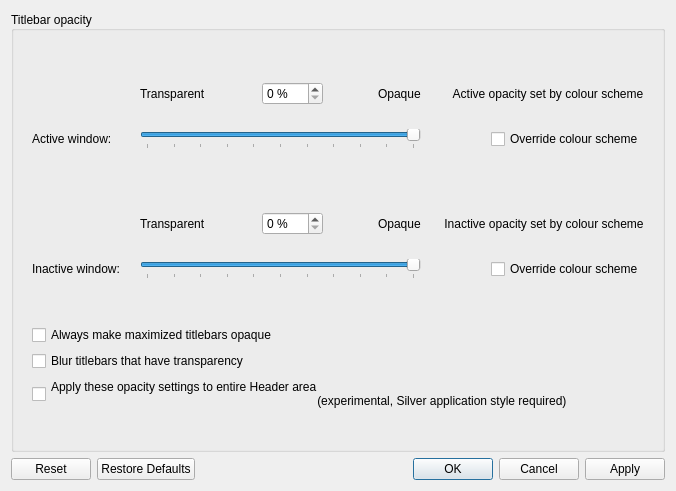
<?xml version="1.0" encoding="UTF-8"?>
<ui version="4.0">
        <class>TitleBarOpacity</class>
        <widget class="QDialog" name="TitleBarOpacity">
                <property name="geometry">
                        <rect>
                                <x>0</x>
                                <y>0</y>
                                <width>676</width>
                                <height>491</height>
                        </rect>
                </property>
                <property name="windowTitle">
                        <string>Dialog</string>
                </property>
                <layout class="QVBoxLayout" name="verticalLayout">
                        <item>
                                <widget class="QGroupBox" name="groupBox_4">
                                        <property name="title">
                                                <string>Titlebar opacity</string>
                                        </property>
                                        <property name="alignment">
                                                <set>Qt::AlignLeading|Qt::AlignLeft|Qt::AlignVCenter</set>
                                        </property>
                                        <layout class="QGridLayout" name="gridLayout_2">
                                                <property name="leftMargin">
                                                        <number>18</number>
                                                </property>
                                                <property name="topMargin">
                                                        <number>18</number>
                                                </property>
                                                <property name="rightMargin">
                                                        <number>18</number>
                                                </property>
                                                <property name="bottomMargin">
                                                        <number>18</number>
                                                </property>
                                                <item row="0" column="0">
                                                        <spacer name="verticalSpacer_12">
                                                                <property name="orientation">
                                                                        <enum>Qt::Vertical</enum>
                                                                </property>
                                                                <property name="sizeType">
                                                                        <enum>QSizePolicy::Fixed</enum>
                                                                </property>
                                                                <property name="sizeHint" stdset="0">
                                                                        <size>
                                                                                <width>20</width>
                                                                                <height>10</height>
                                                                        </size>
                                                                </property>
                                                        </spacer>
                                                </item>
                                                <item row="1" column="0">
                                                        <layout class="QVBoxLayout" name="verticalLayout_2">
                                                                <property name="spacing">
                                                                        <number>20</number>
                                                                </property>
                                                                <item>
                                                                        <layout class="QGridLayout" name="gridLayout">
                                                                                <property name="verticalSpacing">
                                                                                        <number>0</number>
                                                                                </property>
                                                                                <item row="4" column="0">
                                                                                        <widget class="QLabel" name="_menuGroupDescription_2">
                                                                                                <property name="text">
                                                                                                        <string>Inactive window:</string>
                                                                                                </property>
                                                                                                <property name="buddy">
                                                                                                        <cstring>inactiveTitleBarOpacity_2</cstring>
                                                                                                </property>
                                                                                        </widget>
                                                                                </item>
                                                                                <item row="0" column="1">
                                                                                        <layout class="QHBoxLayout" name="horizontalLayout">
                                                                                                <item>
                                                                                                        <widget class="QLabel" name="_menuOpacityTransparentLabel">
                                                                                                                <property name="text">
                                                                                                                        <string>Transparent</string>
                                                                                                                </property>
                                                                                                        </widget>
                                                                                                </item>
                                                                                                <item>
                                                                                                        <spacer name="horizontalSpacer_9">
                                                                                                                <property name="orientation">
                                                                                                                        <enum>Qt::Horizontal</enum>
                                                                                                                </property>
                                                                                                                <property name="sizeHint" stdset="0">
                                                                                                                        <size>
                                                                                                                                <width>40</width>
                                                                                                                                <height>20</height>
                                                                                                                        </size>
                                                                                                                </property>
                                                                                                        </spacer>
                                                                                                </item>
                                                                                                <item>
                                                                                                        <widget class="QSpinBox" name="activeTitleBarOpacity_2">
                                                                                                                <property name="suffix">
                                                                                                                        <string> %</string>
                                                                                                                </property>
                                                                                                                <property name="maximum">
                                                                                                                        <number>100</number>
                                                                                                                </property>
                                                                                                                <property name="value">
                                                                                                                        <number>0</number>
                                                                                                                </property>
                                                                                                        </widget>
                                                                                                </item>
                                                                                                <item>
                                                                                                        <spacer name="horizontalSpacer_15">
                                                                                                                <property name="orientation">
                                                                                                                        <enum>Qt::Horizontal</enum>
                                                                                                                </property>
                                                                                                                <property name="sizeHint" stdset="0">
                                                                                                                        <size>
                                                                                                                                <width>40</width>
                                                                                                                                <height>20</height>
                                                                                                                        </size>
                                                                                                                </property>
                                                                                                        </spacer>
                                                                                                </item>
                                                                                                <item>
                                                                                                        <widget class="QLabel" name="_menuOpacityTransparentLabel_2">
                                                                                                                <property name="text">
                                                                                                                        <string>Opaque</string>
                                                                                                                </property>
                                                                                                        </widget>
                                                                                                </item>
                                                                                        </layout>
                                                                                </item>
                                                                                <item row="3" column="1">
                                                                                        <layout class="QHBoxLayout" name="horizontalLayout_2">
                                                                                                <item>
                                                                                                        <widget class="QLabel" name="_menuOpacityTransparentLabel_4">
                                                                                                                <property name="text">
                                                                                                                        <string>Transparent</string>
                                                                                                                </property>
                                                                                                        </widget>
                                                                                                </item>
                                                                                                <item>
                                                                                                        <spacer name="horizontalSpacer_16">
                                                                                                                <property name="orientation">
                                                                                                                        <enum>Qt::Horizontal</enum>
                                                                                                                </property>
                                                                                                                <property name="sizeHint" stdset="0">
                                                                                                                        <size>
                                                                                                                                <width>40</width>
                                                                                                                                <height>20</height>
                                                                                                                        </size>
                                                                                                                </property>
                                                                                                        </spacer>
                                                                                                </item>
                                                                                                <item>
                                                                                                        <widget class="QSpinBox" name="inactiveTitleBarOpacity_2">
                                                                                                                <property name="suffix">
                                                                                                                        <string> %</string>
                                                                                                                </property>
                                                                                                                <property name="maximum">
                                                                                                                        <number>100</number>
                                                                                                                </property>
                                                                                                                <property name="value">
                                                                                                                        <number>0</number>
                                                                                                                </property>
                                                                                                        </widget>
                                                                                                </item>
                                                                                                <item>
                                                                                                        <spacer name="horizontalSpacer_17">
                                                                                                                <property name="orientation">
                                                                                                                        <enum>Qt::Horizontal</enum>
                                                                                                                </property>
                                                                                                                <property name="sizeHint" stdset="0">
                                                                                                                        <size>
                                                                                                                                <width>40</width>
                                                                                                                                <height>20</height>
                                                                                                                        </size>
                                                                                                                </property>
                                                                                                        </spacer>
                                                                                                </item>
                                                                                                <item>
                                                                                                        <widget class="QLabel" name="_menuOpacityTransparentLabel_3">
                                                                                                                <property name="text">
                                                                                                                        <string>Opaque</string>
                                                                                                                </property>
                                                                                                        </widget>
                                                                                                </item>
                                                                                        </layout>
                                                                                </item>
                                                                                <item row="4" column="1">
                                                                                        <widget class="QSlider" name="inactiveTitleBarOpacity">
                                                                                                <property name="minimum">
                                                                                                        <number>0</number>
                                                                                                </property>
                                                                                                <property name="maximum">
                                                                                                        <number>100</number>
                                                                                                </property>
                                                                                                <property name="singleStep">
                                                                                                        <number>1</number>
                                                                                                </property>
                                                                                                <property name="pageStep">
                                                                                                        <number>10</number>
                                                                                                </property>
                                                                                                <property name="value">
                                                                                                        <number>100</number>
                                                                                                </property>
                                                                                                <property name="orientation">
                                                                                                        <enum>Qt::Horizontal</enum>
                                                                                                </property>
                                                                                                <property name="invertedAppearance">
                                                                                                        <bool>false</bool>
                                                                                                </property>
                                                                                                <property name="invertedControls">
                                                                                                        <bool>false</bool>
                                                                                                </property>
                                                                                                <property name="tickPosition">
                                                                                                        <enum>QSlider::TicksBelow</enum>
                                                                                                </property>
                                                                                                <property name="tickInterval">
                                                                                                        <number>10</number>
                                                                                                </property>
                                                                                        </widget>
                                                                                </item>
                                                                                <item row="1" column="0">
                                                                                        <widget class="QLabel" name="_menuGroupDescription">
                                                                                                <property name="text">
                                                                                                        <string>Active window:</string>
                                                                                                </property>
                                                                                                <property name="buddy">
                                                                                                        <cstring>activeTitleBarOpacity_2</cstring>
                                                                                                </property>
                                                                                        </widget>
                                                                                </item>
                                                                                <item row="2" column="0">
                                                                                        <spacer name="verticalSpacer_10">
                                                                                                <property name="orientation">
                                                                                                        <enum>Qt::Vertical</enum>
                                                                                                </property>
                                                                                                <property name="sizeType">
                                                                                                        <enum>QSizePolicy::Maximum</enum>
                                                                                                </property>
                                                                                                <property name="sizeHint" stdset="0">
                                                                                                        <size>
                                                                                                                <width>20</width>
                                                                                                                <height>40</height>
                                                                                                        </size>
                                                                                                </property>
                                                                                        </spacer>
                                                                                </item>
                                                                                <item row="0" column="2" alignment="Qt::AlignRight">
                                                                                        <widget class="QLabel" name="activeTitleBarOpacityFromColorSchemeLabel">
                                                                                                <property name="text">
                                                                                                        <string> Active opacity set by colour scheme</string>
                                                                                                </property>
                                                                                        </widget>
                                                                                </item>
                                                                                <item row="1" column="2" alignment="Qt::AlignRight">
                                                                                        <widget class="QCheckBox" name="overrideActiveTitleBarOpacity">
                                                                                                <property name="text">
                                                                                                        <string>Override colour scheme</string>
                                                                                                </property>
                                                                                        </widget>
                                                                                </item>
                                                                                <item row="3" column="2" alignment="Qt::AlignRight">
                                                                                        <widget class="QLabel" name="inactiveTitleBarOpacityFromColorSchemeLabel">
                                                                                                <property name="text">
                                                                                                        <string> Inactive opacity set by colour scheme</string>
                                                                                                </property>
                                                                                        </widget>
                                                                                </item>
                                                                                <item row="4" column="2" alignment="Qt::AlignRight">
                                                                                        <widget class="QCheckBox" name="overrideInactiveTitleBarOpacity">
                                                                                                <property name="text">
                                                                                                        <string>Override colour scheme</string>
                                                                                                </property>
                                                                                        </widget>
                                                                                </item>
                                                                                <item row="1" column="1">
                                                                                        <widget class="QSlider" name="activeTitleBarOpacity">
                                                                                                <property name="minimum">
                                                                                                        <number>0</number>
                                                                                                </property>
                                                                                                <property name="maximum">
                                                                                                        <number>100</number>
                                                                                                </property>
                                                                                                <property name="singleStep">
                                                                                                        <number>1</number>
                                                                                                </property>
                                                                                                <property name="pageStep">
                                                                                                        <number>10</number>
                                                                                                </property>
                                                                                                <property name="value">
                                                                                                        <number>100</number>
                                                                                                </property>
                                                                                                <property name="orientation">
                                                                                                        <enum>Qt::Horizontal</enum>
                                                                                                </property>
                                                                                                <property name="invertedAppearance">
                                                                                                        <bool>false</bool>
                                                                                                </property>
                                                                                                <property name="invertedControls">
                                                                                                        <bool>false</bool>
                                                                                                </property>
                                                                                                <property name="tickPosition">
                                                                                                        <enum>QSlider::TicksBelow</enum>
                                                                                                </property>
                                                                                                <property name="tickInterval">
                                                                                                        <number>10</number>
                                                                                                </property>
                                                                                        </widget>
                                                                                </item>
                                                                        </layout>
                                                                </item>
                                                                <item>
                                                                        <spacer name="verticalSpacer_17">
                                                                                <property name="orientation">
                                                                                        <enum>Qt::Vertical</enum>
                                                                                </property>
                                                                                <property name="sizeType">
                                                                                        <enum>QSizePolicy::Fixed</enum>
                                                                                </property>
                                                                                <property name="sizeHint" stdset="0">
                                                                                        <size>
                                                                                                <width>20</width>
                                                                                                <height>40</height>
                                                                                        </size>
                                                                                </property>
                                                                        </spacer>
                                                                </item>
                                                        </layout>
                                                </item>
                                                <item row="4" column="0">
                                                        <widget class="QCheckBox" name="applyOpacityToHeader">
                                                                <property name="text">
                                                                        <string>Apply these opacity settings to entire Header area
                                                                                (experimental, Silver application style required)</string>
                                                                </property>
                                                        </widget>
                                                </item>
                                                <item row="3" column="0">
                                                        <widget class="QCheckBox" name="blurTransparentTitleBars">
                                                                <property name="text">
                                                                        <string>Blur titlebars that have transparency</string>
                                                                </property>
                                                        </widget>
                                                </item>
                                                <item row="5" column="0">
                                                        <spacer name="verticalSpacer_9">
                                                                <property name="orientation">
                                                                        <enum>Qt::Vertical</enum>
                                                                </property>
                                                                <property name="sizeType">
                                                                        <enum>QSizePolicy::Fixed</enum>
                                                                </property>
                                                                <property name="sizeHint" stdset="0">
                                                                        <size>
                                                                                <width>20</width>
                                                                                <height>20</height>
                                                                        </size>
                                                                </property>
                                                        </spacer>
                                                </item>
                                                <item row="2" column="0">
                                                        <widget class="QCheckBox" name="opaqueMaximizedTitleBars">
                                                                <property name="text">
                                                                        <string>Always make maximized titlebars opaque</string>
                                                                </property>
                                                        </widget>
                                                </item>
                                        </layout>
                                </widget>
                        </item>
                        <item>
                                <widget class="QDialogButtonBox" name="buttonBox">
                                        <property name="orientation">
                                                <enum>Qt::Horizontal</enum>
                                        </property>
                                        <property name="standardButtons">
                                                <set>QDialogButtonBox::Apply|QDialogButtonBox::Cancel|QDialogButtonBox::Ok|QDialogButtonBox::Reset|QDialogButtonBox::RestoreDefaults</set>
                                        </property>
                                </widget>
                        </item>
                </layout>
        </widget>
        <tabstops>
                <tabstop>activeTitleBarOpacity_2</tabstop>
                <tabstop>activeTitleBarOpacity</tabstop>
                <tabstop>inactiveTitleBarOpacity_2</tabstop>
                <tabstop>inactiveTitleBarOpacity</tabstop>
                <tabstop>opaqueMaximizedTitleBars</tabstop>
                <tabstop>blurTransparentTitleBars</tabstop>
                <tabstop>applyOpacityToHeader</tabstop>
        </tabstops>
        <resources>
                <include location="silverdecoration_config.qrc" />
        </resources>
        <connections>
                <connection>
                        <sender>buttonBox</sender>
                        <signal>accepted()</signal>
                        <receiver>TitleBarOpacity</receiver>
                        <slot>accept()</slot>
                        <hints>
                                <hint type="sourcelabel">
                                        <x>358</x>
                                        <y>453</y>
                                </hint>
                                <hint type="destinationlabel">
                                        <x>329</x>
                                        <y>450</y>
                                </hint>
                        </hints>
                </connection>
                <connection>
                        <sender>buttonBox</sender>
                        <signal>rejected()</signal>
                        <receiver>TitleBarOpacity</receiver>
                        <slot>reject()</slot>
                        <hints>
                                <hint type="sourcelabel">
                                        <x>546</x>
                                        <y>456</y>
                                </hint>
                                <hint type="destinationlabel">
                                        <x>563</x>
                                        <y>447</y>
                                </hint>
                        </hints>
                </connection>
        </connections>
</ui>
